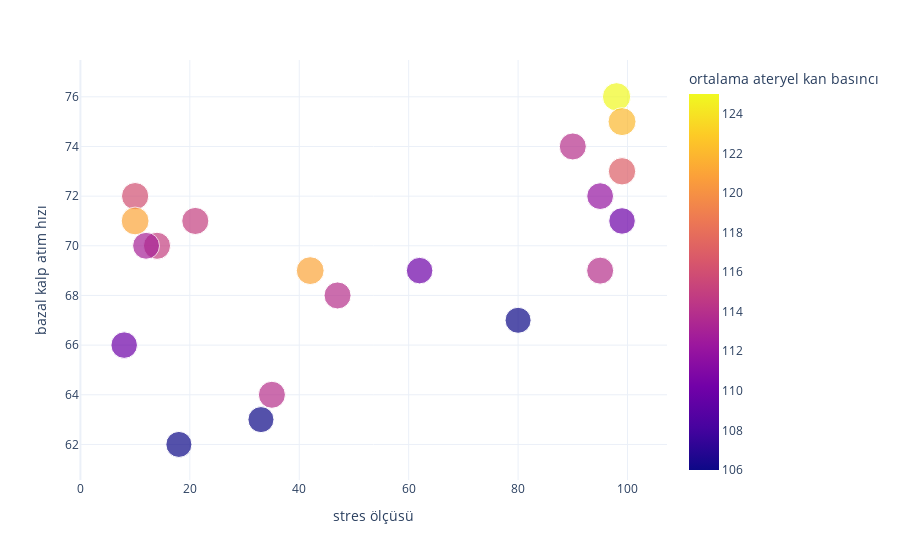

The cell this chart's notebook holds for it:
### Code cell
fig2 = px.scatter(df,
                  x = 'stres ölçüsü',
                  y = "bazal kalp atım hızı",

                  size = "gdp",
                  template = "plotly_white",
                  color = "ortalama ateryel kan basıncı",
                  hover_name = "ortalama ateryel kan basıncı",
                  )
fig2.show();

### Figure 1 — Plotly figure (JSON) as saved in the notebook; plotly's stock layout.template omitted (floating-point values rounded to 4 significant figures)
{"data": [{"hovertemplate": "<b>%{hovertext}</b><br><br>stres ölçüsü=%{x}<br>bazal kalp atım hızı=%{y}<br>gdp=%{marker.size}<br>ortalama ateryel kan basıncı=%{marker.color}<extra></extra>", "hovertext": [106, 115, 116, 117, 112, 121, 121, 110, 110, 114, 114, 115, 114, 106, 125, 114, 106, 113, 110, 122], "legendgroup": "", "marker": {"color": [106, 115, 116, 117, 112, 121, 121, 110, 110, 114, 114, 115, 114, 106, 125, 114, 106, 113, 110, 122], "coloraxis": "coloraxis", "size": [10600000, 11500000, 11600000, 11700000, 11200000, 12100000, 12100000, 11000000, 11000000, 11400000, 11400000, 11500000, 11400000, 10600000, 12500000, 11400000, 10600000, 11300000, 11000000, 12200000], "sizemode": "area", "sizeref": 31250, "symbol": "circle"}, "mode": "markers", "name": "", "orientation": "v", "showlegend": false, "type": "scatter", "x": [33, 14, 10, 99, 95, 10, 42, 8, 62, 35, 90, 21, 47, 80, 98, 95, 18, 12, 99, 99], "xaxis": "x", "y": [63, 70, 72, 73, 72, 71, 69, 66, 69, 64, 74, 71, 68, 67, 76, 69, 62, 70, 71, 75], "yaxis": "y"}], "layout": {"coloraxis": {"colorbar": {"title": {"text": "ortalama ateryel kan basıncı"}}, "colorscale": [[0, "#0d0887"], [0.1111, "#46039f"], [0.2222, "#7201a8"], [0.3333, "#9c179e"], [0.4444, "#bd3786"], [0.5556, "#d8576b"], [0.6667, "#ed7953"], [0.7778, "#fb9f3a"], [0.8889, "#fdca26"], [1, "#f0f921"]]}, "legend": {"itemsizing": "constant", "tracegroupgap": 0}, "margin": {"t": 60}, "xaxis": {"anchor": "y", "domain": [0, 1], "title": {"text": "stres ölçüsü"}}, "yaxis": {"anchor": "x", "domain": [0, 1], "title": {"text": "bazal kalp atım hızı"}}}}
